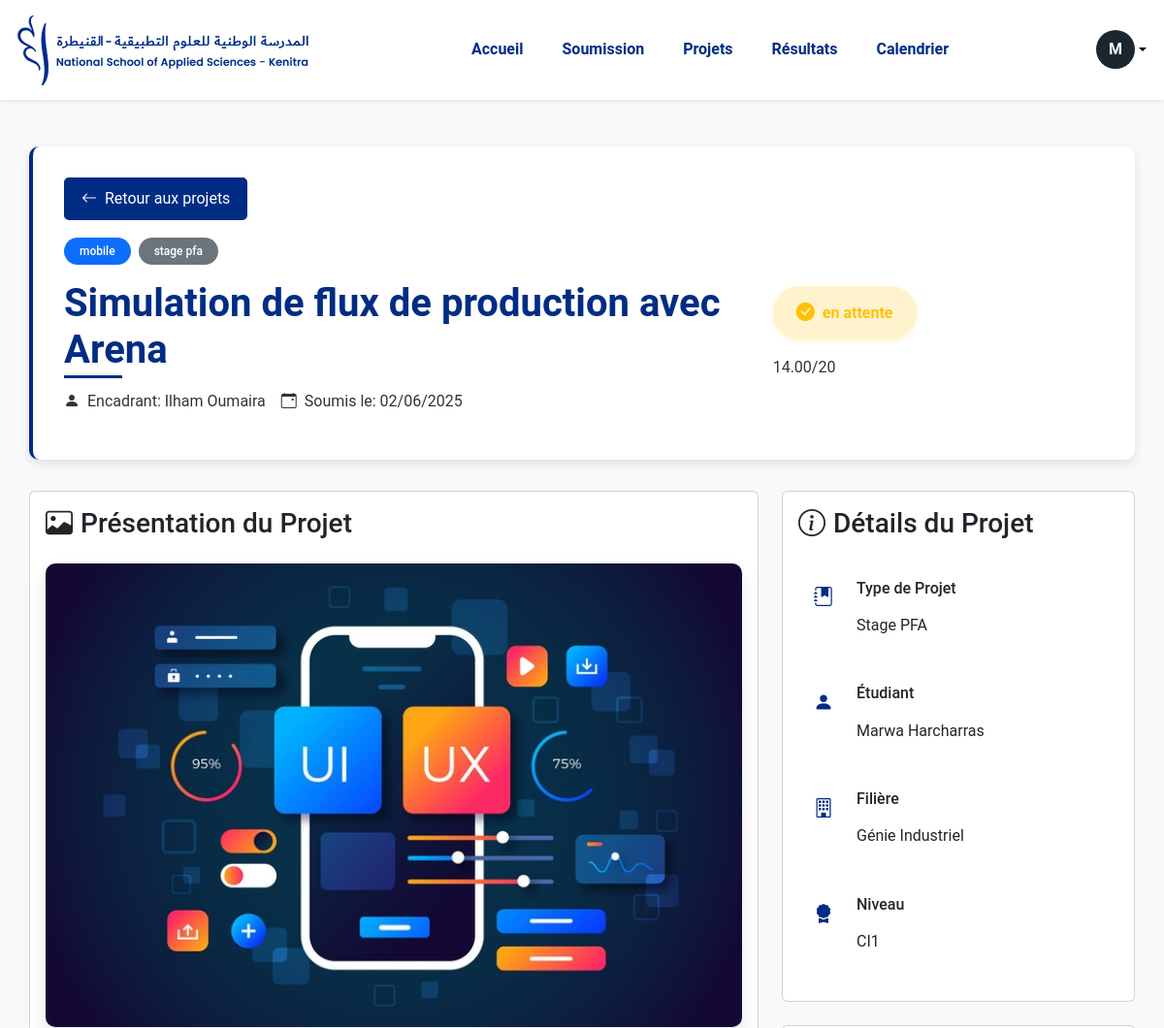
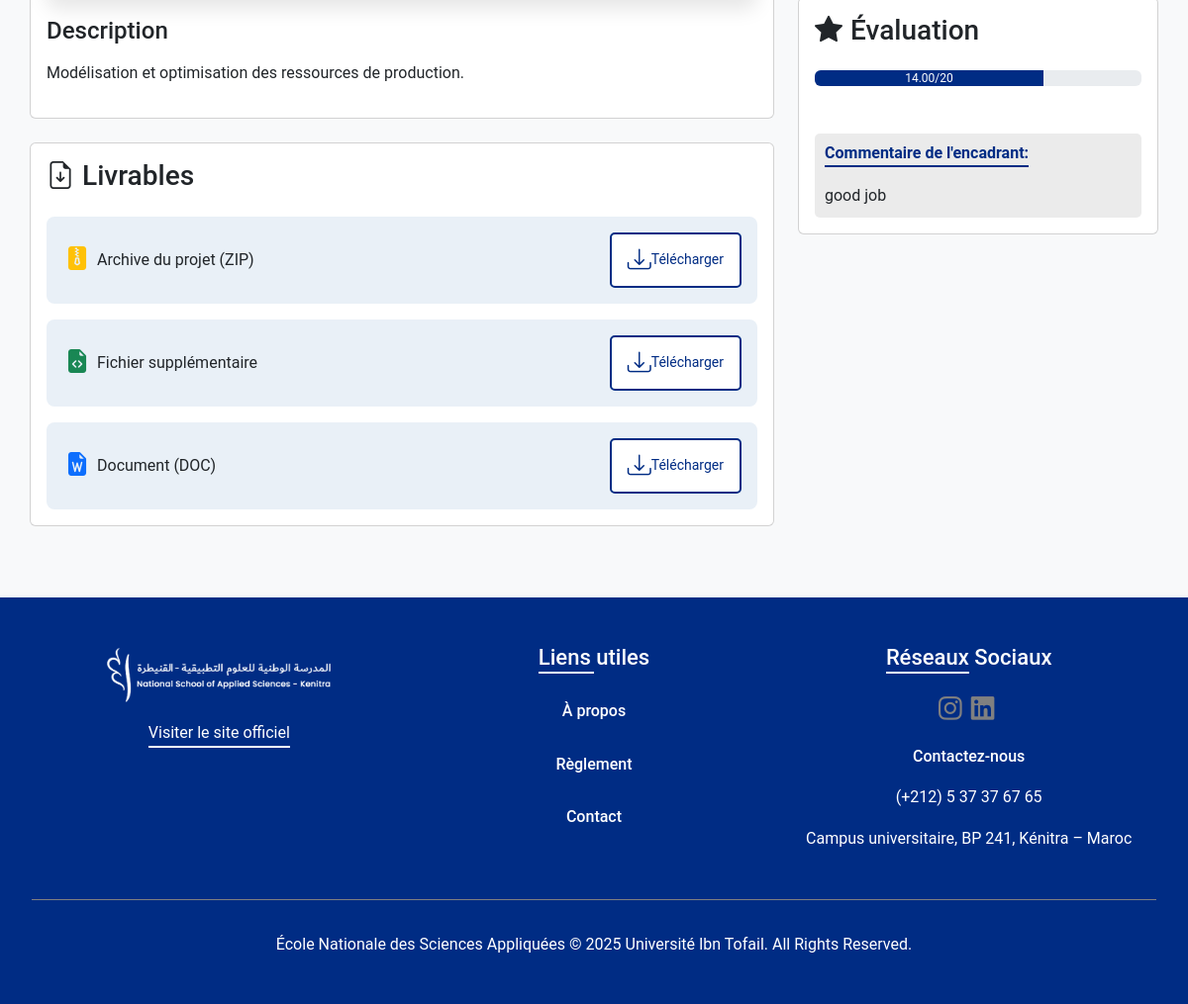
The app's page /student/page_chaque_projet_folder_vf/projet80.php (signed in) with its own data (2 pictures, top to bottom).
### tables this page shows
CREATE TABLE `student` (
  `APOGEE` int(11) NOT NULL,
  `NOM` varchar(50) DEFAULT NULL,
  `PRENOM` varchar(50) DEFAULT NULL,
  `EMAIL_INST` varchar(100) DEFAULT NULL,
  `PASSWRD` varchar(255) DEFAULT NULL,
  `FILIERE` varchar(50) DEFAULT NULL,
  `NIV` varchar(20) DEFAULT NULL,
  `AVATAR` varchar(255) DEFAULT NULL,
  `IMG` varchar(255) DEFAULT NULL,
  `GOOGLE_ID` varchar(255) DEFAULT NULL
);

CREATE TABLE `project` (
  `ID_PROJECT` int(11) NOT NULL,
  `NOM` varchar(100) DEFAULT NULL,
  `DESCRIPTION` text DEFAULT NULL,
  `TYPE` varchar(50) DEFAULT NULL,
  `CATEGORIE` varchar(100) DEFAULT NULL,
  `FICHIER` varchar(255) DEFAULT NULL,
  `FILE1` varchar(255) DEFAULT NULL,
  `FILE2` varchar(255) DEFAULT NULL,
  `FILE3` varchar(255) DEFAULT NULL,
  `AIMER` int(11) DEFAULT NULL,
  `CLAP` int(11) DEFAULT NULL,
  `SUPPORT` int(11) DEFAULT NULL,
  `NOTE` decimal(4,2) DEFAULT NULL,
  `STATUT_STU` varchar(50) DEFAULT NULL,
  `COMENTS` text DEFAULT NULL,
  `IMG` varchar(255) DEFAULT NULL,
  `ID_PROF` int(11) DEFAULT NULL,
  `APOGEE` int(11) DEFAULT NULL,
  `DATE_DEP` date DEFAULT NULL,
  `SEMESTRE` varchar(100) DEFAULT NULL,
  `TECHNOLOGIE` varchar(500) DEFAULT NULL,
  `etat` varchar(120) DEFAULT NULL,
  `STATUT` varchar(100) DEFAULT NULL
);

CREATE TABLE `prof` (
  `ID_PROF` int(11) NOT NULL,
  `NOM` varchar(50) DEFAULT NULL,
  `PRENOM` varchar(50) DEFAULT NULL,
  `EMAIL` varchar(100) DEFAULT NULL,
  `DEPARTEMENT` varchar(100) DEFAULT NULL,
  `PASSWRD` varchar(255) DEFAULT NULL,
  `AVATAR` varchar(255) DEFAULT NULL,
  `IMG` varchar(255) DEFAULT NULL,
  `MOD_ENS` varchar(120) DEFAULT NULL,
  `POSTE` varchar(150) DEFAULT NULL,
  `GOOGLE_ID` varchar(255) DEFAULT NULL
);

### student/page_chaque_projet_folder_vf/projet80.php (the view, shortened to what this page needs)
<?php
require_once '../connexion_folder_vf/db_config.php';
try {
    $query = "SELECT IMG, PRENOM, AVATAR FROM student WHERE APOGEE = ?";
    $stmt = $conn->prepare($query);
    $stmt->execute([$_SESSION['APOGEE']]);
    $student = $stmt->fetch();
    $avatar_char = $student['AVATAR'] ?? substr($student['PRENOM'], 0, 1);
    $avatar_color = $_SESSION['AVATAR_COLOR'] ?? '#1B2631';
} catch (PDOException $e) {
    $profile_img = $_SESSION['PROFILE_IMG'] ?? null;
    $avatar_char = $_SESSION['AVATAR_CHAR'] ?? '?';
    $avatar_color = $_SESSION['AVATAR_COLOR'] ?? '#1B2631';
}
try {
$stmt = $conn->prepare("SELECT p.*, pr.NOM AS PROF_NOM, pr.PRENOM AS PROF_PRENOM,
s.NOM AS STUDENT_NOM, s.PRENOM AS STUDENT_PRENOM,
s.FILIERE AS STUDENT_FILIERE, s.NIV AS STUDENT_NIVEAU
FROM project p
JOIN prof pr ON p.ID_PROF = pr.ID_PROF
JOIN student s ON p.APOGEE = s.APOGEE
WHERE p.ID_PROJECT = ? AND p.APOGEE = ?");
    $stmt->execute([80, $_SESSION['APOGEE']]);
    $projet = $stmt->fetch(PDO::FETCH_ASSOC);
} catch (PDOException $e) {
    header("Location: ../projets_historique_folder_vf_projets/projets.php");
    exit();
}
?>
<!DOCTYPE html>
<html lang="fr">
<head>
    <link rel="stylesheet" href="https://cdn.jsdelivr.net/npm/bootstrap@5.3.3/dist/css/bootstrap.min.css">
    <link rel="stylesheet" href="https://cdn.jsdelivr.net/npm/bootstrap-icons@1.11.3/font/bootstrap-icons.min.css">
    <link rel="stylesheet" href="https://cdnjs.cloudflare.com/ajax/libs/font-awesome/6.5.0/css/all.min.css">
    <link rel="stylesheet" href="../calendrier_folder_vf/style.css">
</head>
<body>
    <header class="header-wrapper bg-white shadow-sm">
        <nav class="navbar navbar-expand-lg navbar-light container">
            <a class="navbar-brand logo" href="../projets_page_folder_vf_acceuil_esp_etudiant/home_student.php">
                <img src="../projets_page_folder_vf_acceuil_esp_etudiant/images/ensa_logo.png" alt="Logo ENSA">
            </a>
            <div class="collapse navbar-collapse justify-content-between" id="navbarNav">
                <ul class="navbar-nav nav-links">
                    <li class="nav-item"><a class="nav-link" href="../projets_page_folder_vf_acceuil_esp_etudiant/home_student.php">Accueil</a></li>
                    <li class="nav-item"><a class="nav-link" href="../soumission_folder_vf/soumission.php">Soumission</a></li>
                    <li class="nav-item"><a class="nav-link active" href="../projets_historique_folder_vf_projets/projets.php">Projets</a></li>
                    <li class="nav-item"><a class="nav-link" href="../resultats_folder_vf/resultats.php">Résultats</a></li>
                    <li class="nav-item"><a class="nav-link" href="../calendrier_folder_vf/calendrier.php">Calendrier</a></li>
                </ul>
            </div>
            <div class="d-flex align-items-center gap-3 links_container">
                <div class="dropdown">
                    <a href="#" class="d-flex align-items-center text-black text-decoration-none dropdown-toggle" id="dropdownUser" data-bs-toggle="dropdown" aria-expanded="false">
        <div class="avatar-circle" style="background-color: <?php echo htmlspecialchars($avatar_color); ?>; width:40px; height: 40px;">
            <?php echo htmlspecialchars($avatar_char); ?>
        </div>
</a>
                </div>
            </div>
        </nav>
    </header>
    <main class="container my-5">
        <div class="project-header">
            <a href="../projets_historique_folder_vf_projets/projets.php" class="btn btn-back">
                <i class="bi bi-arrow-left me-2"></i>Retour aux projets
            </a>
            <div class="row align-items-center">
                <div class="col-md-8">
                    <div class="d-flex align-items-center mb-3">
                        <span class="badge bg-primary me-2">mobile</span>
                        <span class="badge bg-secondary ">stage pfa</span>
                    </div>
                    <h1 class="mb-3">Simulation de flux de production avec Arena</h1>
                    <div class="d-flex flex-wrap gap-3 mb-3">
                        <div class="d-flex align-items-center">
                            <i class="bi bi-person-fill me-2"></i>
                            <span>Encadrant: <?= isset($projet['PROF_PRENOM']) ? $projet['PROF_PRENOM'] . ' ' . $projet['PROF_NOM'] : 'Non spécifié' ?></span>
                        </div>
                        <div class="d-flex align-items-center">
                            <i class="bi bi-calendar-event me-2"></i>
                            <span>Soumis le: 02/06/2025</span>
                        </div>
                    </div>
                </div>
                <div class="col-md-4">
                    <div class="project-status">
                        <div class="status-badge pending">
                            <i class="bi bi-check-circle-fill me-2"></i>
                            <?= $projet['STATUT_STU'] ?>
                        </div>
                        <?php if (!empty($projet['NOTE'])): ?>
                        <div class="project-rating">
                            <span class="rating-value"><?= $projet['NOTE'] ?></span>/20
                        </div>
                        <?php endif; ?>
                    </div>
                </div>
            </div>
        </div>
        <div class="row">
            <div class="col-lg-8">
                <div class="card mb-4">
                    <div class="card-body">
                        <h3 class="card-title mb-4"><i class="bi bi-image me-2"></i>Présentation du Projet</h3>
                        <div class="project-image">
                            <img src="../../uploads/images/683d1e2a5c443_design.jpg" alt="Image du projet" class="img-fluid">
                        </div>
                        <div class="project-description">
                            <h4 class="mb-3">Description</h4>
                            <p>Modélisation et optimisation des ressources de production.
</p>
                        </div>
                    </div>
                </div>
                <div class="card mb-4">
                    <div class="card-body">
                        <h3 class="card-title mb-4"><i class="bi bi-file-earmark-arrow-down me-2"></i>Livrables</h3>
                        <div class="deliverables">
                            <div class="deliverable-item">
<i class="bi bi-file-zip-fill text-warning me-2"></i>
                                <span>Archive du projet (ZIP)</span>
                                <a href="../../uploads/projets/683d1e2a5b4fc_Examen RO.zip" class="btn btn-sm download_bouton ms-auto" download>
                                    <i class="bi bi-download"></i> Télécharger
                                </a>
                            </div>
                                                        <div class="deliverable-item">
                                <i class="bi bi-file-earmark-code-fill text-success me-2"></i>
                                <span>Fichier supplémentaire</span>
                                <a href="../../uploads/projets/683d1e2a5bbae_modélisation.py" class="btn btn-sm download_bouton ms-auto" download>
                                    <i class="bi bi-download"></i> Télécharger
                                </a>
                            </div>                            <div class="deliverable-item">
                                <i class="bi bi-file-earmark-word-fill text-primary me-2"></i>
                                <span>Document (DOC)</span>
                                <a href="../../uploads/projets/683d1e2a5c082_résumé php.docx" class="btn btn-sm download_bouton ms-auto" download>
                                    <i class="bi bi-download"></i> Télécharger
                                </a>
                            </div>
                        </div>
                    </div>
                </div>
            </div>
            <div class="col-lg-4">
                <div class="card mb-4">
                    <div class="card-body">
                        <h3 class="card-title mb-4"><i class="bi bi-info-circle me-2"></i>Détails du Projet</h3>
                        <div class="project-details">
                            <div class="detail-item">
                                <i class="bi bi-journal-bookmark-fill me-2"></i>
                                <div>
                                    <h6>Type de Projet</h6>
                                    <p>Stage PFA</p>
                                </div>
                            </div>
                            <div class="detail-item">
                                <i class="bi bi-person-fill me-2"></i>
                                <div>
                                    <h6>Étudiant</h6>
                                     <p>Marwa Harcharras</p>
                                </div>
                            </div>
                            <div class="detail-item">
                                <i class="bi bi-building me-2"></i>
                                <div>
                                    <h6>Filière</h6>
        <p>Génie Industriel</p>
                                </div>
                            </div>
                            <div class="detail-item">
                                <i class="bi bi-award-fill me-2"></i>
                                <div>
                                    <h6>Niveau</h6>
        <p>CI1</p>
                                </div>
                            </div>
                        </div>
                    </div>
                </div>
                <?php if (!empty($projet['NOTE']) || !empty($projet['COMENTS'])): ?>
                <div class="card mb-4">
                    <div class="card-body">
                        <h3 class="card-title mb-4"><i class="bi bi-star-fill me-2"></i>Évaluation</h3>
                        <div class="evaluation_container">
                            <?php if (!empty($projet['NOTE'])): ?>
                            <div class="progress mb-5">
                                <div class="progress-bar" role="progressbar"
                                     style="width: <?= ($projet['NOTE'] / 20) * 100 ?>%;"
                                     aria-valuenow="<?= $projet['NOTE'] ?>"
                                     aria-valuemin="0"
                                     aria-valuemax="20">
                                    <?= $projet['NOTE'] ?>/20
                                </div>
                            </div>
                            <?php endif; ?>
                            <?php if (!empty($projet['COMENTS'])): ?>
                            <div class="evaluation-comment mt-3">
                                <h6>Commentaire de l'encadrant:</h6>
                                <p class="mb-0"><?= htmlspecialchars($projet['COMENTS']) ?></p>
                            </div>
                            <?php endif; ?>
                        </div>
                    </div>
                </div>
                <?php endif; ?>
            </div>
        </div>
    </main>
    <footer class="footer-wrapper">
        <div class="footer-section">
            <div class="footer-info">
                <img src="../projets_page_folder_vf_acceuil_esp_etudiant/images/LOGO-ENSA.png" alt="Logo ENSA">
                <p><a href="https://ensa.uit.ac.ma/" target="_blank" style="color: white;">Visiter le site officiel</a></p>
            </div>
            <div class="footer-links">
                <h3>Liens utiles</h3>
                <ul>
                    <li><a href="../projets_espaces_folder_vf_apropos/index.html">À propos</a></li>
                    <li><a href="../reglements_page_folder_vf/index.html">Règlement</a></li>
                    <li><a href="../contact_folder_vf/index.html">Contact</a></li>
                </ul>
            </div>
            <div class="footer-contact">
                <h3>Réseaux Sociaux</h3>
                <div class="footer_icons">
                    <a target="_blank" href="https://www.instagram.com/ensak.official" class="text-white"><i class="fab fa-instagram fa-lg"></i></a>
                    <a target="_blank" href="https://ma.linkedin.com/company/ensa-kenitra-official" class="text-white"><i class="fab fa-linkedin fa-lg"></i></a>
                </div>
                <a class="contact_link text-white" href="../contact_folder_vf/index.html">Contactez-nous</a>
                <p>(+212) 5 37 37 67 65</p>
                <p>Campus universitaire, BP 241, Kénitra – Maroc</p>
            </div>
        </div>
        <div class="footer-bottom">
            <p>École Nationale des Sciences Appliquées © 2025 Université Ibn Tofail. All Rights Reserved.</p>
        </div>
    </footer>
</body>
</html>

### records on screen
student: AVATAR "M"
project: ID_PROF.PRENOM "Ilham", ID_PROF.NOM "Oumaira", STATUT_STU "en attente", NOTE "14.00", COMENTS "good job"
